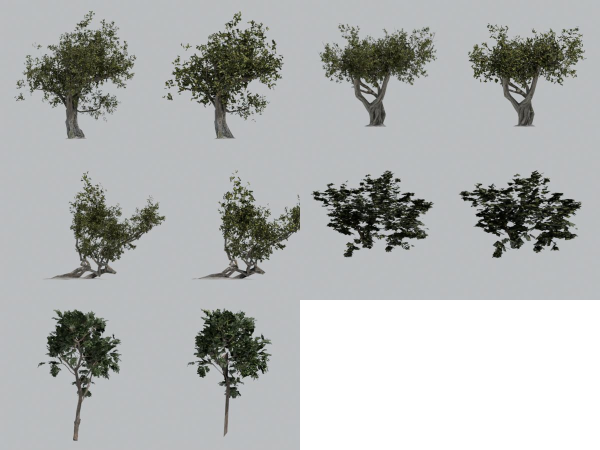
#> input picture ArtSource/Baeume/LODs_alle.jpg, 1200 x 900 px (shown at 1/2 size)
$ python bild_pruefen.py ../ArtSource/Baeume/LODs_alle.jpg
#> lines starting #> are read from the running program, lines starting #| are printed output that depends on the picture; after the words box and inside, x2 and y2 are one past the last pixel; in counts of white or black regions, pixels touching at a corner belong together
#!/usr/bin/env python
"""Zahlen-Pruefung fuer Modell-Bilder (Alex 2026-10-28): erkennt schwarze, blasse und leere Bilder,
die die Selbstkritik per Sprachmodell nicht zuverlaessig sieht.

Aufruf:  python Tools/bild_pruefen.py <bild.png> [weitere.png ...] [--spiel]
  Standard (Galerie-/Studio-Bild, Objekt vor einfarbigem Hintergrund): prueft nur die Objektpixel.
  --spiel  (Player-Foto, ganzes Bild ist Szene): prueft das ganze Bild.
Ausgabe je Bild: OK oder FEHLER mit Grund. Exit 0 = alle OK, 1 = mindestens ein Fehler, 2 = Datei fehlt.
Schwellen sind absichtlich grob: nur offensichtliche Fehler melden, nie Geschmack."""
import sys
import numpy as np
from PIL import Image


def pruefe(pfad, spiel):
#> called with pfad = '../ArtSource/Baeume/LODs_alle.jpg', spiel = False
    img = np.asarray(Image.open(pfad).convert("RGB")).astype(np.float32)
    h, w, _ = img.shape
#> h = 900; w = 1200
    lum = 0.2126 * img[..., 0] + 0.7152 * img[..., 1] + 0.0722 * img[..., 2]
    mx, mn = img.max(axis=2), img.min(axis=2)
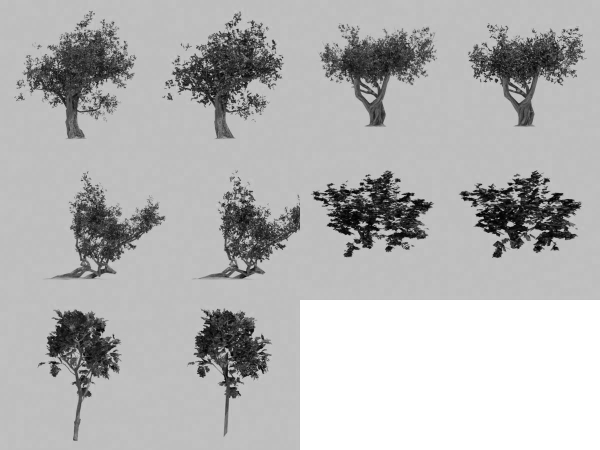
#> mx: shape (900, 1200) float32 (shown at 1/2 size); min 0, max 255, mean 180.3
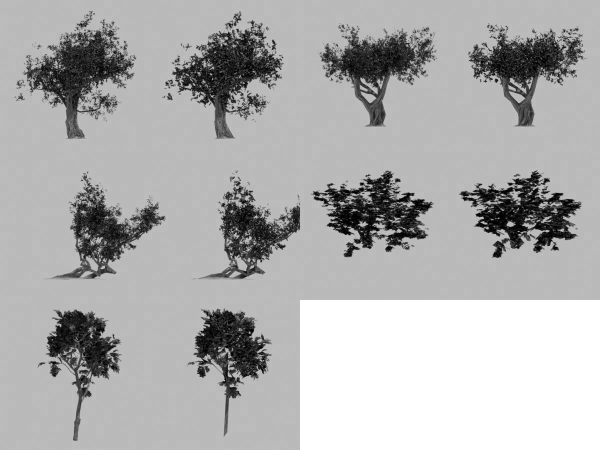
#> mn: shape (900, 1200) float32 (shown at 1/2 size); min 0, max 255, mean 174.6
    sat = np.where(mx > 1, (mx - mn) / np.maximum(mx, 1), 0)
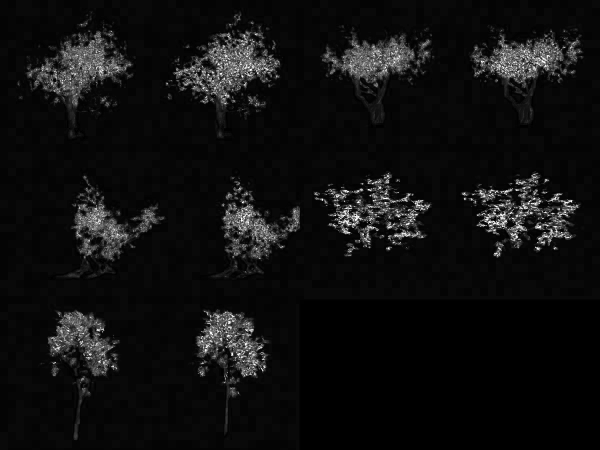
#> sat: shape (900, 1200) float32 (shown at 1/2 size); min 0, max 1, mean 0.063

    if spiel:
        maske = np.ones((h, w), bool)
    else:
        rand = np.concatenate([img[:8].reshape(-1, 3), img[-8:].reshape(-1, 3),
                               img[:, :8].reshape(-1, 3), img[:, -8:].reshape(-1, 3)])
        hg = np.median(rand, axis=0)
#> hg = [187, 189, 191]
        maske = np.abs(img - hg).max(axis=2) > 14
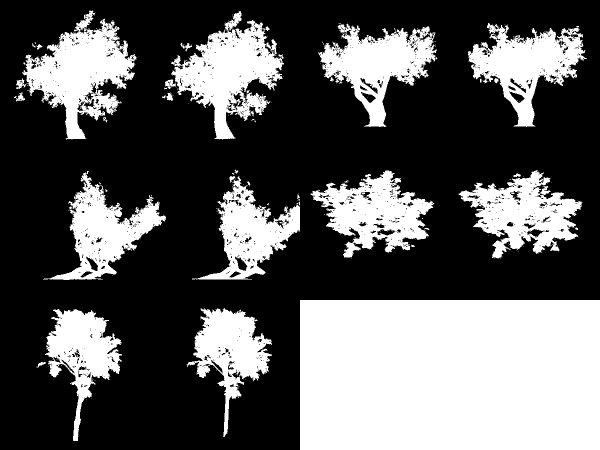
#> maske: shape (900, 1200) bool (shown at 1/2 size); 36% white; 322 white regions (285 under 20 px), largest, box (x1, y1, x2, y2) and area: (600, 600, 1200, 900) 180000, (44, 21, 273, 279) 26417, (342, 22, 568, 279) 25958
        if maske.mean() < 0.01:
            return ["Objekt nicht zu sehen (weniger als 1 % Bildflaeche weicht vom Hintergrund ab)"], {}

    l, s = lum[maske], sat[maske]
    werte = {
        "Objektanteil": float(maske.mean()),
        "Helligkeit_mittel": float(l.mean()),
        "Schwarzanteil": float((l < 25).mean()),
        "Weissanteil": float((l > 235).mean()),
        "Saettigung_mittel": float(s.mean()),
        "Kontrast_std": float(l.std()),
    }
#> werte = {'Objektanteil': 0.36, 'Helligkeit_mittel': 160.3, 'Schwarzanteil': 0.0543, 'Weissanteil': 0.462, 'Saettigung_mittel': 0.128, 'Kontrast_std': 94.28}
    fehler = []
    if werte["Helligkeit_mittel"] < 45 or werte["Schwarzanteil"] > (0.25 if spiel else 0.55):
        fehler.append("zu dunkel/schwarz (Helligkeit %.0f, Schwarzanteil %.0f %%) - Material, Normalmap oder Licht pruefen"
                      % (werte["Helligkeit_mittel"], 100 * werte["Schwarzanteil"]))
    if werte["Weissanteil"] > (0.20 if spiel else 0.60):
        fehler.append("ueberbelichtet (Weissanteil %.0f %%)" % (100 * werte["Weissanteil"]))
    if not spiel and werte["Saettigung_mittel"] < 0.06 and werte["Kontrast_std"] < 20:
        fehler.append("blass/grau ohne Zeichnung (Saettigung %.2f, Kontrast %.0f) - Bild nicht beurteilbar, Beleuchtung pruefen"
                      % (werte["Saettigung_mittel"], werte["Kontrast_std"]))
    if spiel and werte["Kontrast_std"] < 15:
        fehler.append("fast kontrastlos (Kontrast %.0f)" % werte["Kontrast_std"])
    return fehler, werte


def main():
    args = [a for a in sys.argv[1:] if not a.startswith("--")]
    spiel = "--spiel" in sys.argv
    if not args:
        print(__doc__)
        return 2
    code = 0
    for p in args:
        try:
            fehler, werte = pruefe(p, spiel)
#> fehler = []
        except FileNotFoundError:
            print("FEHLT  %s" % p)
            code = max(code, 2)
            continue
        info = " ".join("%s=%.2f" % (k, v) for k, v in werte.items())
        if fehler:
            print("FEHLER %s: %s | %s" % (p, "; ".join(fehler), info))
            code = max(code, 1)
        else:
            print("OK     %s | %s" % (p, info))
#| OK     ../ArtSource/Baeume/LODs_alle.jpg | Objektanteil=0.36 Helligkeit_mittel=160.32 Schwarzanteil=0.05 Weissanteil=0.46 Saettigung_mittel=0.13 Kontrast_std=94.28
    return code


if __name__ == "__main__":
    sys.exit(main())
#> (the program exits here)

$ run again, on ArtSource/Baeume/Vorschau_island_tree_01.png
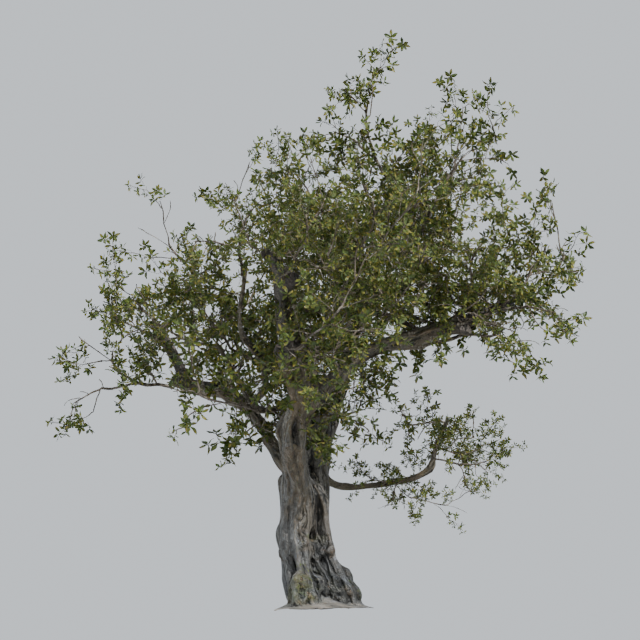
#> input picture ArtSource/Baeume/Vorschau_island_tree_01.png, 640 x 640 px
#> in pruefe, `sat = np.where(mx > 1, (mx - mn) / np.maximum(mx, 1), 0)`:
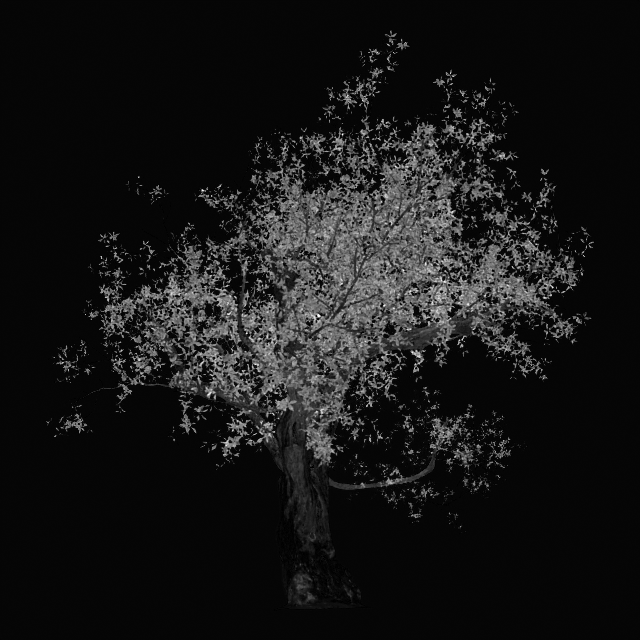
#> sat: shape (640, 640) float32; min 0, max 1, mean 0.0913
#> hg = [186, 189, 191]
#> in pruefe, `maske = np.abs(img - hg).max(axis=2) > 14`:
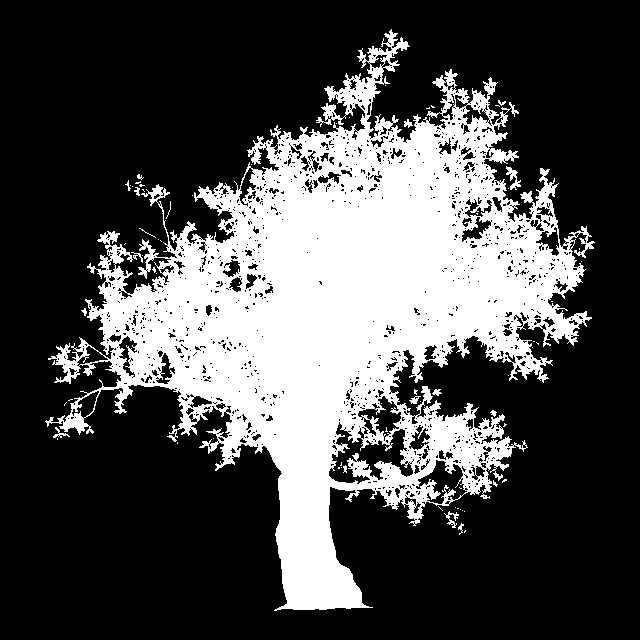
#> maske: shape (640, 640) bool; 29.6% white; 76 white regions (60 under 20 px), largest, box (x1, y1, x2, y2) and area: (45, 29, 595, 611) 120427, (506, 166, 521, 190) 146, (444, 511, 459, 528) 87
#> in pruefe, `werte = { "Objektanteil": float(maske.mean()), "Helligkeit_mittel": fl..`: werte = {'Objektanteil': 0.296, 'Helligkeit_mittel': 92.97, 'Schwarzanteil': 0.00438, 'Weissanteil': 0, 'Saettigung_mittel': 0.252, 'Kontrast_std': 38.48}
#> in main, `fehler, werte = pruefe(p, spiel)`: fehler = []
#| OK     ../ArtSource/Baeume/Vorschau_island_tree_01.png | Objektanteil=0.30 Helligkeit_mittel=92.97 Schwarzanteil=0.00 Weissanteil=0.00 Saettigung_mittel=0.25 Kontrast_std=38.48

$ run again, on ArtSource/Baeume/Vorschau_island_tree_02.png
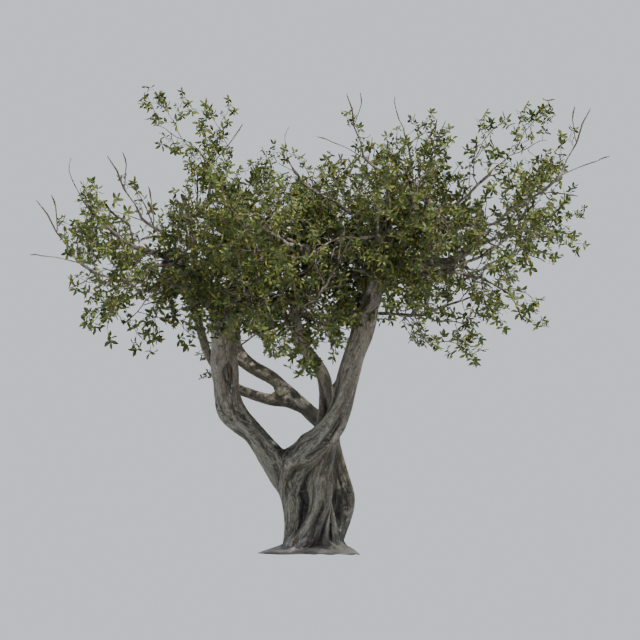
#> input picture ArtSource/Baeume/Vorschau_island_tree_02.png, 640 x 640 px
#> in pruefe, `sat = np.where(mx > 1, (mx - mn) / np.maximum(mx, 1), 0)`:
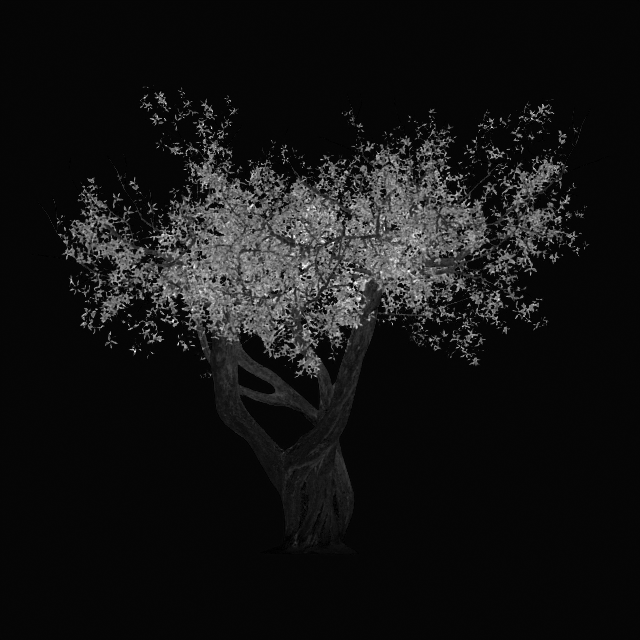
#> sat: shape (640, 640) float32; min 0, max 1, mean 0.0803
#> hg = [186, 189, 191]
#> in pruefe, `maske = np.abs(img - hg).max(axis=2) > 14`:
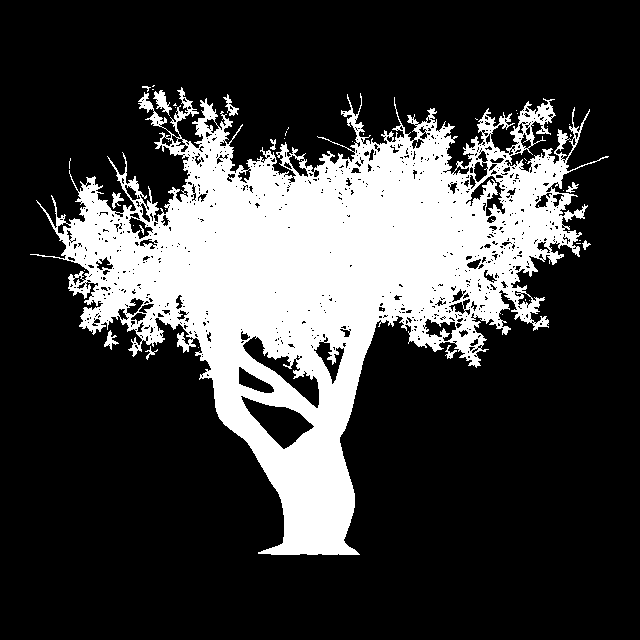
#> maske: shape (640, 640) bool; 24.6% white; 42 white regions (31 under 20 px), largest, box (x1, y1, x2, y2) and area: (30, 87, 609, 555) 99924, (153, 90, 172, 116) 211, (223, 94, 239, 116) 120
#> in pruefe, `werte = { "Objektanteil": float(maske.mean()), "Helligkeit_mittel": fl..`: werte = {'Objektanteil': 0.246, 'Helligkeit_mittel': 89.84, 'Schwarzanteil': 0.00731, 'Weissanteil': 0, 'Saettigung_mittel': 0.254, 'Kontrast_std': 37.37}
#> in main, `fehler, werte = pruefe(p, spiel)`: fehler = []
#| OK     ../ArtSource/Baeume/Vorschau_island_tree_02.png | Objektanteil=0.25 Helligkeit_mittel=89.84 Schwarzanteil=0.01 Weissanteil=0.00 Saettigung_mittel=0.25 Kontrast_std=37.37

$ run again, on ArtSource/Baeume/Vorschau_island_tree_03.png
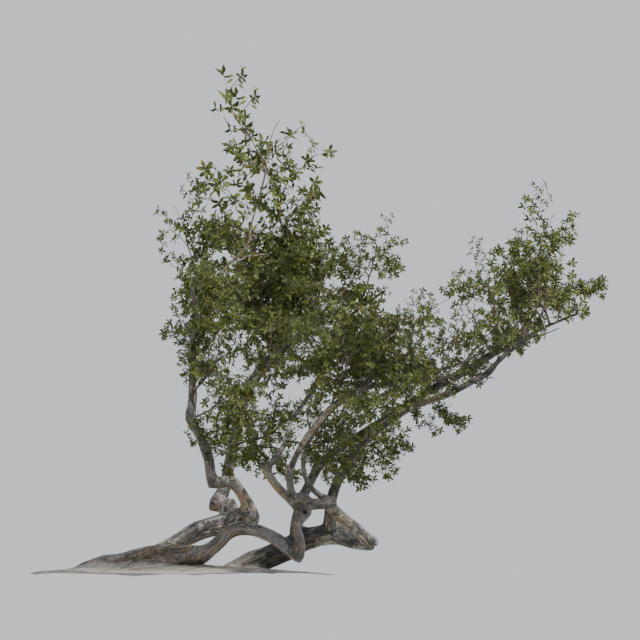
#> input picture ArtSource/Baeume/Vorschau_island_tree_03.png, 640 x 640 px
#> in pruefe, `sat = np.where(mx > 1, (mx - mn) / np.maximum(mx, 1), 0)`:
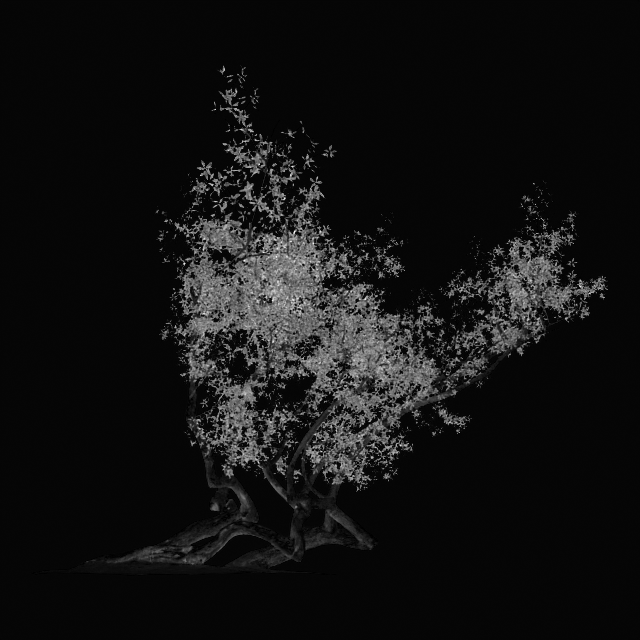
#> sat: shape (640, 640) float32; min 0, max 0.981, mean 0.0742
#> hg = [186, 189, 191]
#> in pruefe, `maske = np.abs(img - hg).max(axis=2) > 14`:
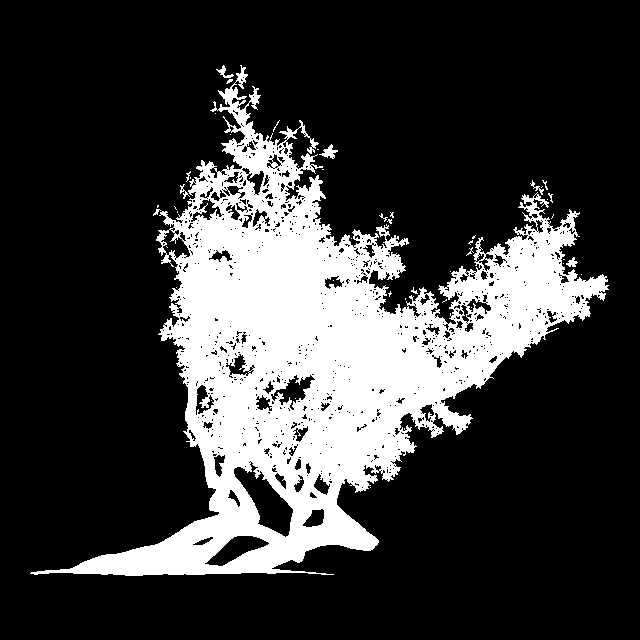
#> maske: shape (640, 640) bool; 22.6% white; 49 white regions (37 under 20 px), largest, box (x1, y1, x2, y2) and area: (30, 65, 609, 576) 92058, (319, 144, 338, 159) 120, (216, 65, 234, 78) 76
#> in pruefe, `werte = { "Objektanteil": float(maske.mean()), "Helligkeit_mittel": fl..`: werte = {'Objektanteil': 0.226, 'Helligkeit_mittel': 94.37, 'Schwarzanteil': 0.00173, 'Weissanteil': 0, 'Saettigung_mittel': 0.248, 'Kontrast_std': 36.9}
#> in main, `fehler, werte = pruefe(p, spiel)`: fehler = []
#| OK     ../ArtSource/Baeume/Vorschau_island_tree_03.png | Objektanteil=0.23 Helligkeit_mittel=94.37 Schwarzanteil=0.00 Weissanteil=0.00 Saettigung_mittel=0.25 Kontrast_std=36.90
